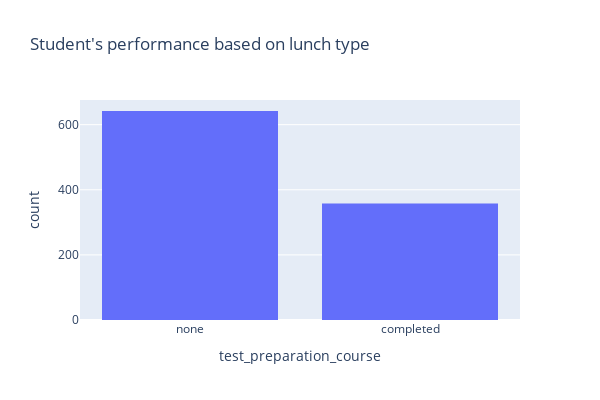

The notebook cell saved with this chart:
### Markdown cell above
#### Student's performance based on Test prepration course

### Code cell
import plotly.express as px

lunch_perf = px.histogram(df, x='test_preparation_course', title="Student's performance based on lunch type")
lunch_perf.update_layout(width=600, height=400,)
lunch_perf.show()

plt.show()

### Figure 1 — Plotly figure (JSON) as saved in the notebook; plotly's stock layout.template omitted (floating-point values rounded to 4 significant figures; data arrays with more than 128 entries replaced by an {"elided": "..."} marker saying what was removed)
{"data": [{"alignmentgroup": "True", "bingroup": "x", "hovertemplate": "test_preparation_course=%{x}<br>count=%{y}<extra></extra>", "legendgroup": "", "marker": {"color": "#636efa", "pattern": {"shape": ""}}, "name": "", "offsetgroup": "", "orientation": "v", "showlegend": false, "type": "histogram", "x": {"elided": "1000 str values"}, "xaxis": "x", "yaxis": "y"}], "layout": {"barmode": "relative", "height": 400, "legend": {"tracegroupgap": 0}, "title": {"text": "Student's performance based on lunch type"}, "width": 600, "xaxis": {"anchor": "y", "autorange": true, "domain": [0, 1], "range": [-0.5, 1.5], "title": {"text": "test_preparation_course"}, "type": "category"}, "yaxis": {"anchor": "x", "autorange": true, "domain": [0, 1], "range": [0, 675.8], "title": {"text": "count"}}}}
